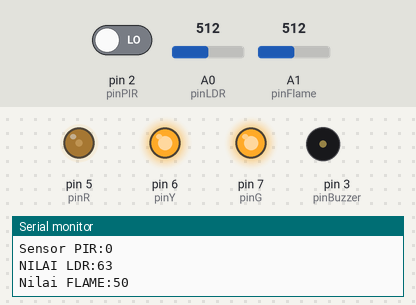
Recording of a sketch running on a simulated Arduino Uno, built with avr-gcc and run on an emulated ATmega328P. Shown: output pins drawn as LEDs (lit = HIGH), buzzer (waves = sounding, pin HIGH), the last lines printed to the serial monitor. The inputs (shaded band) are chosen by the test bench; at power-on: A1 (pinFlame) = 512, A0 (pinLDR) = 512, pin 2 (pinPIR) LOW.

Above: at 0.9 s.
1.8 s: A1 (pinFlame) set to 847
5.3 s: A1 (pinFlame) set to 876
At 7.2 s:
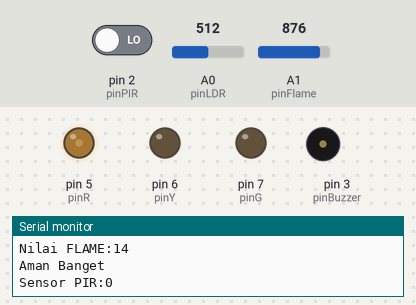
8.4 s: A0 (pinLDR) set to 716
At 10.3 s:
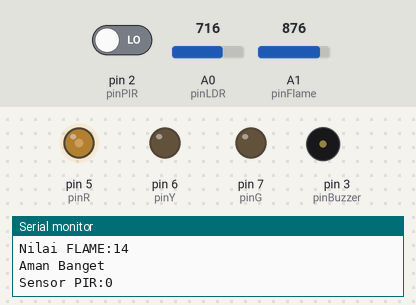
10.8 s: A1 (pinFlame) set to 511
At 12.4 s:
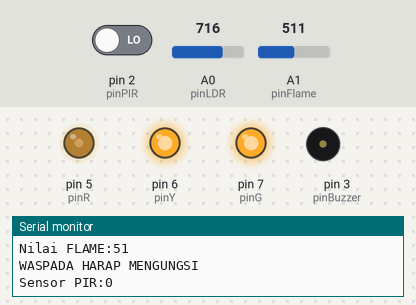
14.3 s: A0 (pinLDR) set to 5
At 15.9 s:
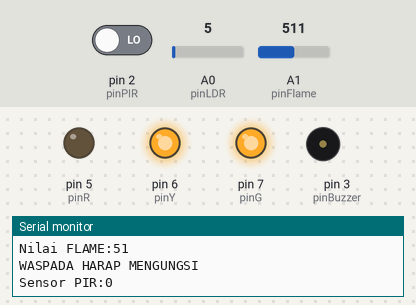
17.8 s: A0 (pinLDR) set to 1
At 19.6 s:
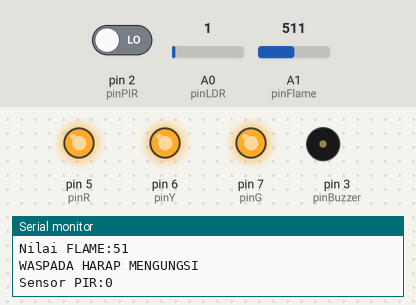
Timing chart, 0 to 22.3 s (numbered marks = the images above; inputs shaded):
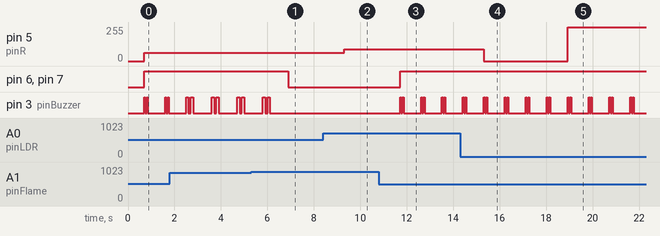

Measured:
- the behaviour switches between 858 and 859 on A1 (pinFlame) (found by bisection; images 0 and 1)
- the behaviour switches between 3 and 2 on A0 (pinLDR) (found by bisection; images 4 and 5)
- after the input at 5.3 s, pin 6 (pinY), pin 7 (pinG): HIGH → LOW after 1.6 s; pin 3 (pinBuzzer): goes on until 6.1 s, then stays LOW
- after the input at 8.4 s, pin 5 (pinR): 63/255 → 89/255 after 0.91 s
- after the input at 10.8 s, pin 6 (pinY), pin 7 (pinG): LOW → HIGH after 0.91 s; pin 3 (pinBuzzer): LOW → HIGH after 0.91 s, then repeats every 0.90 s: LOW 0.05 s, HIGH 0.05 s, LOW 0.75 s, HIGH 0.05 s
- after the input at 14.3 s, pin 5 (pinR): 89/255 → 0/255 after 1.0 s
- after the input at 17.8 s, pin 5 (pinR): 0/255 → 255/255 after 1.1 s
- by itself, pin 3 (pinBuzzer): repeats every 1.1 s: LOW 0.10 s, HIGH 0.10 s, LOW 0.80 s, HIGH 0.10 s

The sketch:

1.Challlenge_FLAME_BUZZER.ino
```cpp
//INISIALISASI
int pinLDR=A0;
int pinFlame=A1;
int pinR=5;
int pinY=6;
int pinG=7;
int pinBuzzer=3;
int pinPIR=2;

void setup() {
Serial.begin(9600);
pinMode(pinR,OUTPUT);
pinMode(pinY,OUTPUT);
pinMode(pinG,OUTPUT);
pinMode(pinBuzzer,OUTPUT);

}

void loop() {
//BACA DATA
int bacaFlame=analogRead(pinFlame);
int bacaLDR=analogRead(pinLDR);
int bacaPIR=digitalRead(pinPIR);
bacaLDR=map(bacaLDR,10,800,0,100);
bacaFlame=map(bacaFlame,1018,24,0,100);
 //1018,24

//SERIAL PRINT
Serial.print("Sensor PIR:");
  Serial.print(bacaPIR);
  Serial.println();
  delay(500);
Serial.print("NILAI LDR:");
Serial.print(bacaLDR);
Serial.println();
Serial.print("Nilai FLAME:");
Serial.print(bacaFlame);
Serial.println();
delay(200);

//LOGIKA
  //analogWrite(pinBuzzer,bacaFlame);
  analogWrite(pinR,bacaLDR);

  if(bacaFlame<=15){
  digitalWrite(pinY,LOW);
  digitalWrite(pinG,LOW);
  Serial.print("Aman Banget");
  Serial.println();
  delay(100);
  }

  else if(bacaFlame>15 && bacaFlame<=35 ){
  digitalWrite(pinY,HIGH);
  digitalWrite(pinBuzzer,HIGH);
  delay(100);
  digitalWrite(pinBuzzer,LOW);
  delay(100);
  digitalWrite(pinBuzzer,HIGH);
  delay(100);
  digitalWrite(pinBuzzer,LOW);
  delay(100);
  Serial.print("WARNING SILAHKAN PERIKSA");
  Serial.println();
  }

  if(bacaFlame>=35){
  digitalWrite(pinY,HIGH);
  digitalWrite(pinG,HIGH);
  digitalWrite(pinBuzzer,HIGH);
  delay(50);
  digitalWrite(pinBuzzer,LOW);
  delay(50);
  digitalWrite(pinBuzzer,HIGH);
  delay(50);
  digitalWrite(pinBuzzer,LOW);
  delay(50);
  Serial.print("WASPADA HARAP MENGUNGSI");
  Serial.println();
  }
}
```
